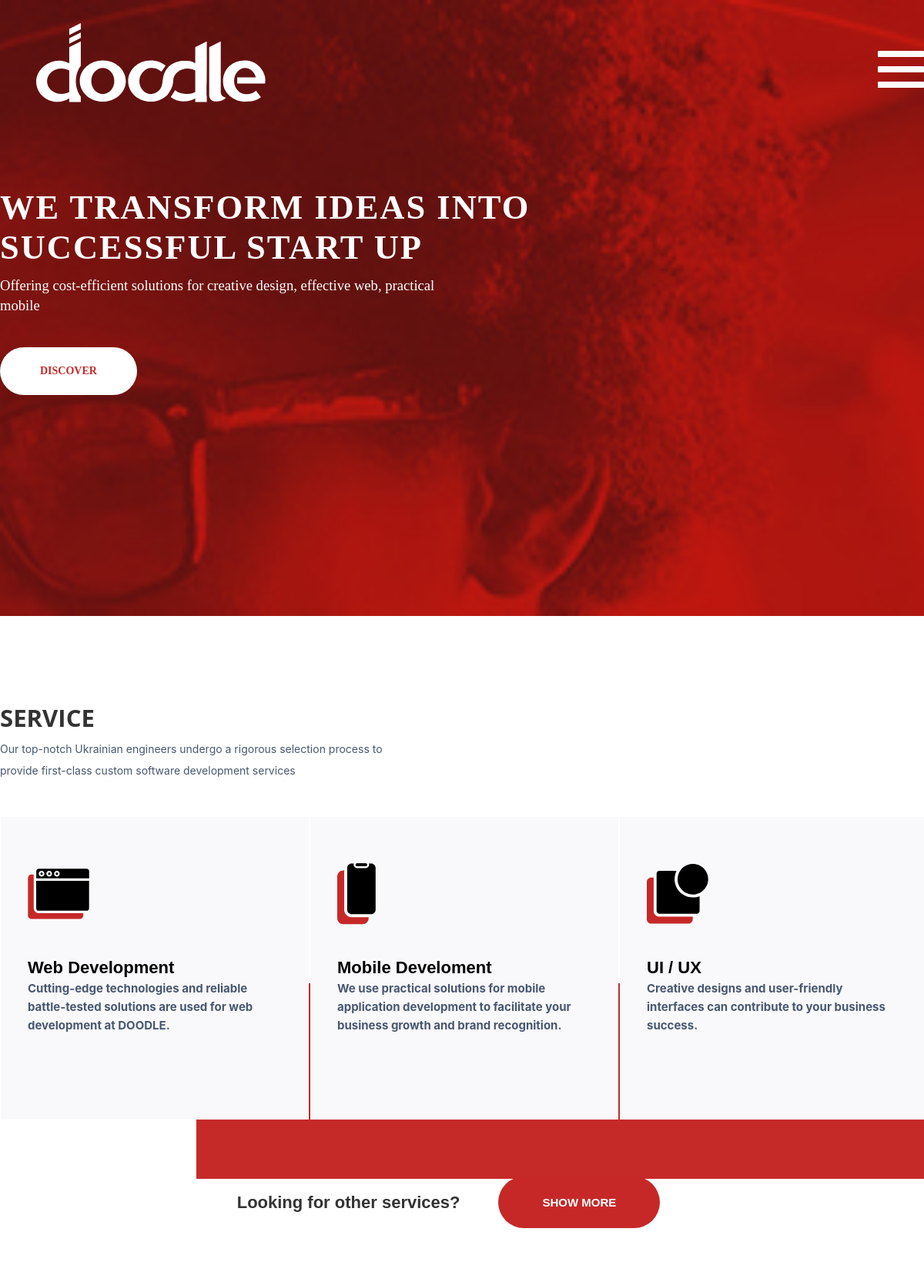
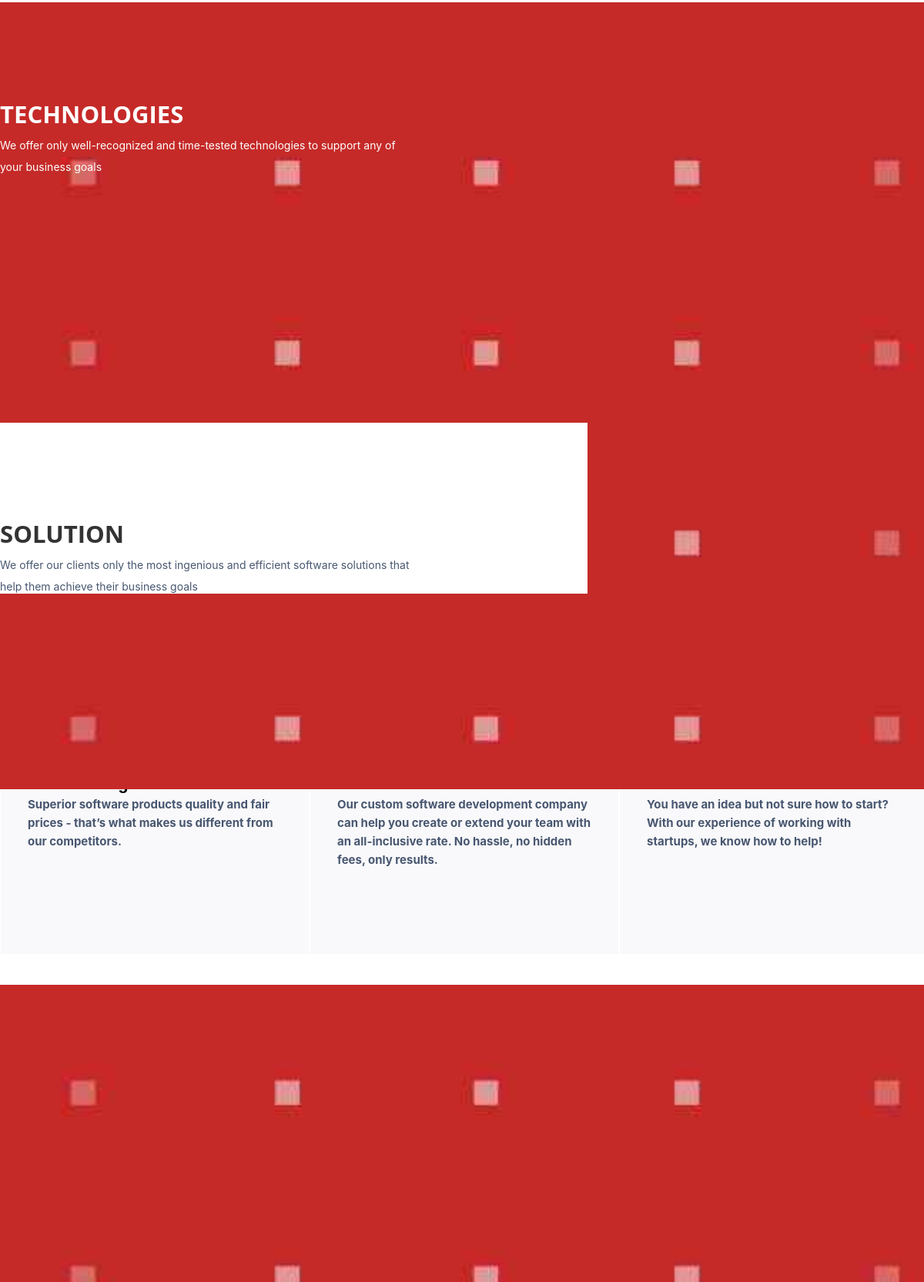
The app's page /main (upper part) with its own data (2 pictures, top to bottom).
### main/models.py (models this page shows, shortened)
class Main(models.Model):
    main_words = models.CharField(_('main_words'), max_length=150)
    main_words_tj = models.CharField(_('main_words tj'), max_length=150, default="")
    main_words_ru = models.CharField(_('main_words ru'), max_length=150, default="")
    sub_words = models.CharField(_('sub_words'), max_length=150)
    sub_words_tj = models.CharField(_('sub_words tj'), max_length=150, default="")
    sub_words_ru = models.CharField(_('sub_words ru'), max_length=150, default="")

class Development(models.Model):
    name = models.CharField(_('name'), max_length=50)
    name_tj = models.CharField(_('name tj'), max_length=50, default="")
    name_ru = models.CharField(_('name ru'), max_length=50, default="")
    text = models.CharField(_('text'), max_length=200)
    text_tj = models.CharField(_('text tj'), max_length=200, default="")
    text_ru = models.CharField(_('text ru'), max_length=200, default="")
    svg = models.CharField(_('Svg'), max_length=5000, default=0)
    position = models.IntegerField(_('Position'), default=0)

### main/views.py (the view)
# urls.py: path('main', views.show_main, name='show_main'),
def show_main(request):
    main=Main.objects.all()[0]
    develop=Development.objects.all()
    categories=FrameworkCategories.objects.all()
    technologies=Technologies.objects.all()
    return render(request, 'main/main.html', {"main":main, "development":develop, "technologies":technologies, "categories": categories})

### templates/main/main.html (shortened to what this page needs)
{% extends 'main/menu.html' %}
{% load static %}
{% load i18n %}
{% block content %}
<link rel="stylesheet" href="{% static 'css/main.css' %}">
<link rel="stylesheet" href="{% static 'css/main.component.css' %}">
<section class="main-header-section header-section">
  <div class="container h-100">
    <div class="row align-items-center h-100">
      <div class="col-12 bunner-title p-0">
        <h1 class="mt-1 mr-0">{% autoescape off %} {{main.main_words}} {% endautoescape %}</h1>
        <p class="text-p ">{{main.sub_words}}</p>
        <button class=" mt-5 button-bunner"><a routerLink="about">DISCOVER</a></button>
      </div>
    </div>
  </div>
</section>
<section class="main-service-section bow">
  <div class="container h-100">
    <div class="row">
      <div class="title h2 col-12">Service</div>
      <p class="title-p">Our top-notch Ukrainian engineers undergo a rigorous selection process to provide
        first-class custom software development services
      </p>
      <ul class="service-list ">
        {% for dev in development %}
        <li class="list-item_d col-lg-4">
          <a routerLink="Service/web-development">
            <div class="social-z social-img">
              {% autoescape off %}
                {{ dev.svg }}
              {% endautoescape %}
            </div>
            <div class="link-title">
                  {{ dev.name }}
            </div>
            <p>{{ dev.text }}</p>
          </a>
        </li>
        {% endfor %}
      </ul>
    </div>
  </div>
</section>
<section class="main-action-section bow">
  <div class="container h-100">
    <div class="row action-d">
      <a class="service_action_b button-main " routerLink="Service">Show more</a>
      <b class="service_action_title">Looking for other services?</b>
    </div>
  </div>
</section>
<section class="main-technologies-section">
  <div class="container h-100">
    <div class="row">
      <div class="title h2 col-12">TECHNOLOGIES</div>
      <p class="title-p">We offer only well-recognized and time-tested technologies to support any of your business goals
      </p>
      <ul class="tech-list">
        <li class="tech-list-item"><a class="tech-list-item_link">
          <div class="tech-item-title title-btn">React</div>
        </a>
        </li>
        <li class="tech-list-item"><a class="tech-list-item_link">
          <div class="tech-item-title title-btn">Vue</div>
        </a>
        </li>
        <li class="tech-list-item"><a class="tech-list-item_link">
          <div class="tech-item-title title-btn">Python</div>
        </a>
        </li>
        <li class="tech-list-item"><a class="tech-list-item_link">
          <div class="tech-item-title title-btn">Laravel</div>
        </a>
        </li>
        <li class="tech-list-item"><a class="tech-list-item_link">
          <div class="tech-item-title title-btn">node.js</div>
        </a>
        </li>
        <li class="tech-list-item"><a class="tech-list-item_link">
          <div class="tech-item-title title-btn">1c</div>
        </a>
        </li>
        <li class="tech-list-item tech-gl">
          <a href="technologies" routerLink="Technologies" class="tech-list-item_link"><span class="more_link">more</span><span _ngcontent-ilu-c53="" class="h-more-circle tech-list-img"></span>
          </a>
        </li>
      </ul>
    </div>
  </div>
</section>
<section class="main-solution-section bow p-calc">
  <div class="container h-100">
    <div class="row">
      <div class="title h2 col-12">Solution</div>
      <p class="title-p">We offer our clients only the most ingenious and efficient software solutions that help them achieve their business goals</p>
      <ul class="service-list ">
        <li class="list-item_d col-lg-4">
          <a routerLink="Solution/Outsource">
            <div class="social-z social-img">
            </div>
            <div class="link-title">
              Outsourcing
            </div>
            <p>Superior software products quality and fair prices - that’s what makes us different from our competitors.</p>
          </a>
        </li>
        <li class="list-item_d col-lg-4">
          <a routerLink="Solution/dedicated-team">
            <div class="social-z social-img">
              </div>
            <div class="link-title">
              Dedicated team
            </div>
            <p>Our custom software development company can help you create or extend your team with an all-inclusive rate. No hassle, no hidden fees, only results.</p>
          </a>
        </li>
        <li class="list-item_d col-lg-4">
          <a routerLink="Solution/minimum-visual-project">
            <div class="social-z social-img">
              </div>
            <div class="link-title">
              MVP
            </div>
            <p>You have an idea but not sure how to start? With our experience of working with startups, we know how to help!</p>
          </a>
        </li>
      </ul>
    </div>
  </div>
</section>
<section class="main-action-section bow">
  <div class="container h-100">
    <div class="row action-d">
      <a class="service_action_b button-main " routerLink="Solution">Show more</a>
      <b class="service_action_title">Interested in other solutions?</b>
    </div>
  </div>
</section>
<section class="action-section">
</section>
{% endblock %}

### templates/main/menu.html (shortened to what this page needs)
{% load static %}
{% load i18n %}
<link rel="stylesheet" href="{% static 'css/dop_style.css' %}">
<link rel="stylesheet" href="{% static 'js/bootstrap/css/bootstrap.css' %}">
<!DOCTYPE html>
	<html lang="en" data-n-head="%7B%22lang%22:%7B%22ssr%22:%22en%22%7D,%22style%22:%7B%22ssr%22:%22--h:100vh;%20--w:100vw%22%7D%7D" class=" no-touchevents fullscreen objectfit object-fit no-touchevents fullscreen objectfit object-fit">
	<head>
	</head>
	<body class="font-loaded" id="_body">
<div id="__nuxt">
	    <div id="__layout">
		    <div style="max-width:100vw;">
			    	<header id="__header" class="header">
	<div class="wrap header__wrap">
		<a href="" class="logo__link nuxt-link-active">
      <div class="logo-place col-2 p-0 white_logo" id="logo_pl">
        <a href="main" (click)="this.openMenu = ''; this.selectedMenu = ''" routerLink="">
        </a>
        </a>
      </div>
		<nav class="main-nav activated" id="main-nav">
  </nav>
  <button class="header__burger" id="burger"></button>
</div>
				</div>
			</div>
    <div>
      {% block content %}
      {% endblock %}
    </div>
    {% include 'main/footer.html' %}
</body>
</html>

### templates/main/footer.html (shortened to what this page needs)
{% load static %}
{% load i18n %}
<link rel="stylesheet" href="{% static 'css/footer.component.css' %}">

### static/css/main.component.css (style rules this page uses)
.container.h-100 { padding-left: 15px; padding-right: 15px; }
.header-section { height: 100vh; align-items: center; background-image: url(assets/bgm.jpg); background-size: cover; background-attachment: fixed; background-repeat: no-repeat; background-position: center; }
.button-bunner { background-color: #ffffff; text-transform: uppercase; font-size: 14px; font-family: Tahoma, "Times New Roman","The Huntsman", "Open sans", Roboto,sans-serif; font-weight: bolder; text-align: center; cursor: pointer; padding: 20px 51px; border: 1px solid transparent; border-radius: 35px; -webkit-border-radius: 35px; -o-border-radius: 35px; -moz-border-radius: 35px; outline: none; transition: all .4s; }
.button-bunner a { color: #c62828; text-decoration: none; }
.main-technologies-section { background-image: url(/assets/bgp.jpg); background-size: cover; background-attachment: fixed; background-repeat: no-repeat; background-position: center; }
.main-technologies-section { padding-top: calc(80px + 50*(100vw - 375px)/1525); }
.main-technologies-section { color: white; padding-bottom: calc(80px + 50*(100vw - 375px)/1525); }
.main-service-section { padding-top: calc(50px + 80*(100vw - 320px)/1580); }
.main-action-section { padding: calc(40px + 60*(100vw - 320px)/1580) 0; }
.action-d { display: flex; flex-direction: row-reverse; justify-content: center; align-items: center; flex-wrap: wrap-reverse; margin-left: 0px; }
.service_action_title { position: relative; margin: 1rem 0; font-size: 22px; font-weight: bold; text-align: center; z-index: 1; }
.service_action_title:after { content: ""; position: absolute; z-index: -1; bottom: -.3em; left: -1em; width: calc(100% + 2em); display: block; height: 0; background-color: #c62828; transition: all .2s; }
.main-technologies-section .title-p { color: #fff; }
.tech-gl { display: flex; }
.tech-gl a { color: #fff; margin: auto; text-transform: uppercase; font-weight: bold; }
.h-more-circle { position: relative; margin-left: 10px; margin-bottom: -5px; width: 24px; height: 24px; display: inline-block; border: 2px solid #000; transition: transform .2s; border-radius: 50%; -webkit-border-radius: 50%; -moz-border-radius: 50%; }
.h-more-circle:after, .h-more-circle:before { content: ""; height: 1.5px; width: 5px; position: absolute; top: 9px; left: 7px; transform-origin: center right; background-color: #000; }
.tech-gl a .h-more-circle { background-color: transparent; border-color: #fff; }
.tech-gl a .h-more-circle:after, .tech-gl a .h-more-circle:before { background-color: #fff; }
.h-more-circle:before { transform: rotate(45deg) translate(.35px,.35px); }
.h-more-circle:after { transform: rotate(-45deg) translate(.35px,-.35px); }
.title-btn { color: #fff; }

### static/css/footer.component.css (style rules this page uses)
body { background-image: url(assets/bgp.jpg); background-size: cover; background-attachment: fixed; background-repeat: no-repeat; background-position: center; }
.wrap { padding-left: 0px; padding-right: 0px; }

### records on screen
Main: main_words "WE TRANSFORM IDEAS INTO SUCCESSFUL START UP", sub_words "Offering cost-efficient solutions for creative design, effective web, practical mobile"
Development: name "Web Development", text "Cutting-edge technologies and reliable battle-tested solutions are used for web development at DOODLE."
Development: name "Mobile Develoment", text "We use practical solutions for mobile application development to facilitate your business growth and brand recognition."
Development: name "UI / UX", text "Creative designs and user-friendly interfaces can contribute to your business success."
